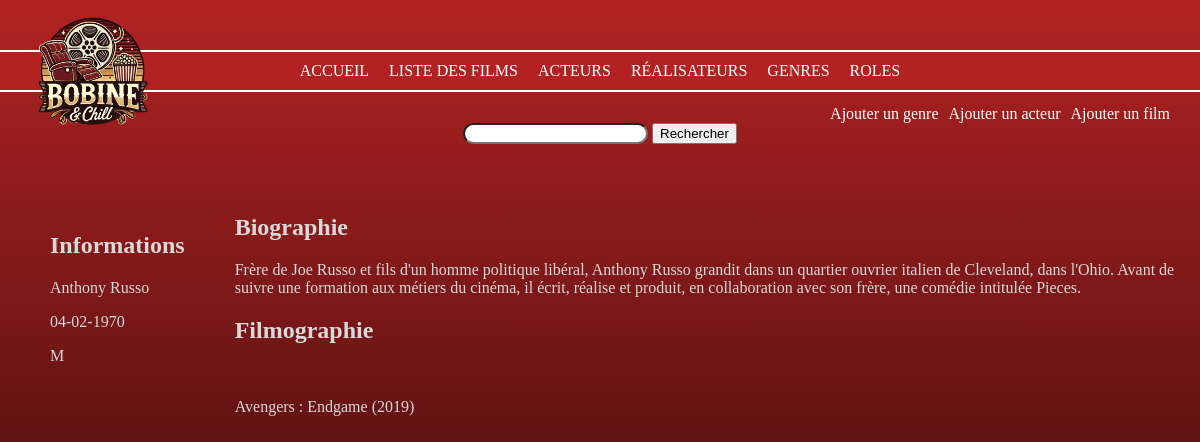
The app's page /Projet/index.php?action=detailsRealisateur&id=1 with its own data.
### tables this page shows
CREATE TABLE IF NOT EXISTS `personne` (
  `id_personne` int NOT NULL AUTO_INCREMENT,
  `nom` varchar(50) NOT NULL,
  `prenom` varchar(50) NOT NULL,
  `sexe` varchar(50) NOT NULL,
  `dateNaissance` date NOT NULL,
  `photo` varchar(255) DEFAULT NULL,
  `biographie` text,
  PRIMARY KEY (`id_personne`) USING BTREE
);

CREATE TABLE IF NOT EXISTS `film` (
  `id_film` int NOT NULL AUTO_INCREMENT,
  `titre` varchar(50) DEFAULT NULL,
  `duree` int DEFAULT NULL,
  `anneeSortie` int DEFAULT NULL,
  `synopsis` text,
  `note` float NOT NULL DEFAULT '0',
  `affiche` varchar(255) NOT NULL DEFAULT '0',
  `id_realisateur` int NOT NULL DEFAULT '0',
  PRIMARY KEY (`id_film`),
  KEY `FK_film_realisateur` (`id_realisateur`),
  CONSTRAINT `FK_film_realisateur` FOREIGN KEY (`id_realisateur`) REFERENCES `realisateur` (`id_realisateur`)
);

### Projet/controller/CinemaController.php (called while the page is built, shortened)
<?php
class CinemaController {
    public function detRealisateur($id) {
        $pdo = Connect::seConnecter();
        $requete = $pdo->prepare(
            "SELECT CONCAT(personne.prenom, ' ', personne.nom) AS nomRealisateur,
            DATE_FORMAT(personne.dateNaissance, '%d-%m-%Y') AS dateNaissanceFr, personne.sexe, personne.photo, personne.biographie
            FROM personne
            INNER JOIN realisateur ON personne.id_personne = realisateur.id_personne
            WHERE realisateur.id_realisateur = :id");
        $requete->execute(["id" => $id]);
        $detRealisateur = $requete->fetch();
        $requete = $pdo->prepare(
            "SELECT film.titre, realisateur.id_realisateur, film.anneeSortie, film.affiche, film.id_film
            FROM film
            INNER JOIN realisateur ON film.id_realisateur = realisateur.id_realisateur
            WHERE realisateur.id_realisateur = :id
            ORDER BY film.anneeSortie DESC");
        $requete->execute(["id" => $id]);
        $detRealisateur2 = $requete->fetchAll();
        require "view/detailsRealisateur.php";
    }
}

### Projet/view/detailsRealisateur.php (the view, shortened to what this page needs)
<body>
    <div class="container-detRea">
        <div class="info-detRea">
            <h2>Informations</h2>
            <p><?= $detRealisateur['nomRealisateur']; ?></p>
            <p><?= $detRealisateur['dateNaissanceFr']; ?> </p>
            <p><?= $detRealisateur['sexe']; ?></p>
        </div>
        <div class="bio-detRea">
            <h2>Biographie</h2>
            <p><?= $detRealisateur['biographie']; ?></p>
            <h2>Filmographie</h2>
            <div class="filmo-detRea">
                <?php foreach($detRealisateur2 as $detRealisateur2) { ?>
                    <div class="bloc-detRea">
                     <p><?= $detRealisateur2['titre']; ?> (<?= $detRealisateur2['anneeSortie']; ?>)</p>
                    </div>
                 <?php } ?>
            </div>
        </div>
    </div>
</body>
<?php
require_once "view/template.php";
?>

### Projet/public/css/style.css (style rules this page uses)
* { box-sizing: border-box; }
body { min-height: 100vh; margin: 0; background-image: linear-gradient(#B22222 0%, #4C0F0F 70%); background-size: cover; background-attachment: fixed; background-repeat: no-repeat; color: #D9D9D9; padding-top: 90px; }
.container-detRea { display: flex; margin-left: 50px; margin-top: 50px; }
.bio-detRea { margin-left: 50px; }
.filmo-detRea { display: flex; gap: 45px; flex-wrap: wrap; }
.bloc-detRea { text-align: center; }

### records on screen
personne: sexe "M", biographie "Frère de Joe Russo et fils d'un homme politique libéral, Anthony Russo grandit dans un quartier ouvrier italien de Cleveland, dans l'Ohio. Avant de suivre une formation aux métiers du cinéma, il écrit, réalise et produit, en collaboration avec son frère, une comédie intitulée Pieces."
film: titre "Avengers : Endgame", anneeSortie "2019"

### other values on screen
$detRealisateur['nomRealisateur'] "Anthony Russo"
$detRealisateur['dateNaissanceFr'] "04-02-1970"
